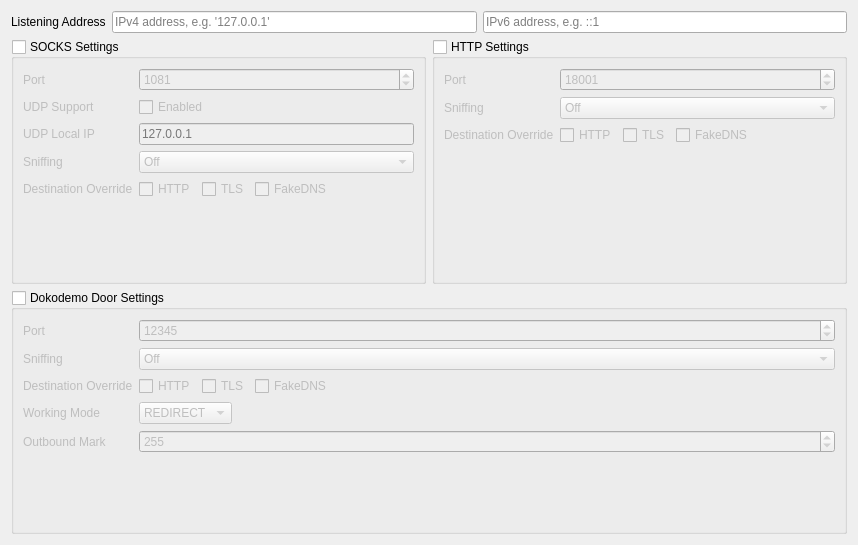
         <widget class="QWidget" name="scrollAreaWidgetContents_2">
          <property name="geometry">
           <rect>
            <x>0</x>
            <y>0</y>
            <width>858</width>
            <height>545</height>
           </rect>
          </property>
          <layout class="QGridLayout" name="gridLayout" rowstretch="0,1">
           <item row="0" column="1">
            <layout class="QHBoxLayout" name="horizontalLayout_8">
             <item>
              <widget class="QLineEdit" name="listenIPTxt">
               <property name="placeholderText">
                <string>IPv4 address, e.g. '127.0.0.1'</string>
               </property>
              </widget>
             </item>
             <item>
              <widget class="QLineEdit" name="listenIPv6Txt">
               <property name="placeholderText">
                <string>IPv6 address, e.g. ::1</string>
               </property>
              </widget>
             </item>
            </layout>
           </item>
           <item row="0" column="0">
            <widget class="QLabel" name="label_22">
             <property name="text">
              <string>Listening Address</string>
             </property>
             <property name="textFormat">
              <enum>Qt::PlainText</enum>
             </property>
            </widget>
           </item>
           <item row="1" column="0" colspan="2">
            <layout class="QGridLayout" name="gridLayout_11">
             <item row="0" column="0">
              <widget class="QGroupBox" name="socksGroupBox">
               <property name="title">
                <string>SOCKS Settings</string>
               </property>
               <property name="checkable">
                <bool>true</bool>
               </property>
               <property name="checked">
                <bool>false</bool>
               </property>
               <layout class="QFormLayout" name="formLayout_7">
                <item row="0" column="0">
                 <widget class="QLabel" name="label_4">
                  <property name="text">
                   <string>Port</string>
                  </property>
                  <property name="textFormat">
                   <enum>Qt::PlainText</enum>
                  </property>
                 </widget>
                </item>
                <item row="0" column="1">
                 <widget class="QSpinBox" name="socksPortLE">
                  <property name="minimum">
                   <number>1</number>
                  </property>
                  <property name="maximum">
                   <number>65535</number>
                  </property>
                  <property name="value">
                   <number>1081</number>
                  </property>
                 </widget>
                </item>
                <item row="1" column="0">
                 <widget class="QLabel" name="label_14">
                  <property name="text">
                   <string>UDP Support</string>
                  </property>
                  <property name="textFormat">
                   <enum>Qt::PlainText</enum>
                  </property>
                 </widget>
                </item>
                <item row="1" column="1">
                 <widget class="QCheckBox" name="socksUDPCB">
                  <property name="text">
                   <string>Enabled</string>
                  </property>
                 </widget>
                </item>
                <item row="2" column="0">
                 <widget class="QLabel" name="label_25">
                  <property name="text">
                   <string>UDP Local IP</string>
                  </property>
                  <property name="textFormat">
                   <enum>Qt::PlainText</enum>
                  </property>
                 </widget>
                </item>
                <item row="2" column="1">
                 <widget class="QLineEdit" name="socksUDPIP">
                  <property name="placeholderText">
                   <string notr="true">127.0.0.1</string>
                  </property>
                 </widget>
                </item>
                <item row="3" column="0">
                 <widget class="QLabel" name="label_87">
                  <property name="text">
                   <string>Sniffing</string>
                  </property>
                  <property name="textFormat">
                   <enum>Qt::PlainText</enum>
                  </property>
                 </widget>
                </item>
                <item row="3" column="1">
                 <layout class="QHBoxLayout" name="horizontalLayout_15">
                  <item>
                   <widget class="QComboBox" name="socksSniffingCB">
                    <item>
                     <property name="text">
                      <string>Off</string>
                     </property>
                    </item>
                    <item>
                     <property name="text">
                      <string>Metadata Only</string>
                     </property>
                    </item>
                    <item>
                     <property name="text">
                      <string>Full</string>
                     </property>
                    </item>
                   </widget>
                  </item>
                 </layout>
                </item>
                <item row="4" column="0">
                 <widget class="QLabel" name="label_91">
                  <property name="text">
                   <string>Destination Override</string>
                  </property>
                  <property name="textFormat">
                   <enum>Qt::PlainText</enum>
                  </property>
                 </widget>
                </item>
                <item row="4" column="1">
                 <layout class="QHBoxLayout" name="horizontalLayout_12">
                  <item>
                   <widget class="QCheckBox" name="socksOverrideHTTPCB">
                    <property name="text">
                     <string>HTTP</string>
                    </property>
                   </widget>
                  </item>
                  <item>
                   <widget class="QCheckBox" name="socksOverrideTLSCB">
                    <property name="text">
                     <string>TLS</string>
                    </property>
                   </widget>
                  </item>
                  <item>
                   <widget class="QCheckBox" name="socksOverrideFakeDNSCB">
                    <property name="text">
                     <string>FakeDNS</string>
                    </property>
                   </widget>
                  </item>
                  <item>
                   <spacer name="horizontalSpacer_6">
                    <property name="orientation">
                     <enum>Qt::Horizontal</enum>
                    </property>
                    <property name="sizeHint" stdset="0">
                     <size>
                      <width>40</width>
                      <height>20</height>
                     </size>
                    </property>
                   </spacer>
                  </item>
                 </layout>
                </item>
               </layout>
              </widget>
             </item>
             <item row="0" column="1">
              <widget class="QGroupBox" name="httpGroupBox">
               <property name="title">
                <string>HTTP Settings</string>
               </property>
               <property name="checkable">
                <bool>true</bool>
               </property>
               <property name="checked">
                <bool>false</bool>
               </property>
               <layout class="QFormLayout" name="formLayout_2">
                <item row="0" column="0">
                 <widget class="QLabel" name="label_3">
                  <property name="text">
                   <string>Port</string>
                  </property>
                  <property name="textFormat">
                   <enum>Qt::PlainText</enum>
                  </property>
                 </widget>
                </item>
                <item row="0" column="1">
                 <widget class="QSpinBox" name="httpPortLE">
                  <property name="minimum">
                   <number>1</number>
                  </property>
                  <property name="maximum">
                   <number>65535</number>
                  </property>
                  <property name="value">
                   <number>18001</number>
                  </property>
                 </widget>
                </item>
                <item row="1" column="0">
                 <widget class="QLabel" name="label_88">
                  <property name="text">
                   <string>Sniffing</string>
                  </property>
                  <property name="textFormat">
                   <enum>Qt::PlainText</enum>
                  </property>
                 </widget>
                </item>
                <item row="1" column="1">
                 <layout class="QHBoxLayout" name="horizontalLayout_16">
                  <item>
                   <widget class="QComboBox" name="httpSniffingCB">
                    <item>
                     <property name="text">
                      <string>Off</string>
                     </property>
                    </item>
                    <item>
                     <property name="text">
                      <string>Metadata Only</string>
                     </property>
                    </item>
                    <item>
                     <property name="text">
                      <string>Full</string>
                     </property>
                    </item>
                   </widget>
                  </item>
                 </layout>
                </item>
                <item row="2" column="0">
                 <widget class="QLabel" name="label_92">
                  <property name="text">
                   <string>Destination Override</string>
                  </property>
                  <property name="textFormat">
                   <enum>Qt::PlainText</enum>
                  </property>
                 </widget>
                </item>
                <item row="2" column="1">
                 <layout class="QHBoxLayout" name="horizontalLayout_13">
                  <item>
                   <widget class="QCheckBox" name="httpOverrideHTTPCB">
                    <property name="text">
                     <string>HTTP</string>
                    </property>
                   </widget>
                  </item>
                  <item>
                   <widget class="QCheckBox" name="httpOverrideTLSCB">
                    <property name="text">
                     <string>TLS</string>
                    </property>
                   </widget>
                  </item>
                  <item>
                   <widget class="QCheckBox" name="httpOverrideFakeDNSCB">
                    <property name="text">
                     <string>FakeDNS</string>
                    </property>
                   </widget>
                  </item>
                  <item>
                   <spacer name="horizontalSpacer_8">
                    <property name="orientation">
                     <enum>Qt::Horizontal</enum>
                    </property>
                    <property name="sizeHint" stdset="0">
                     <size>
                      <width>40</width>
                      <height>20</height>
                     </size>
                    </property>
                   </spacer>
                  </item>
                 </layout>
                </item>
               </layout>
              </widget>
             </item>
             <item row="1" column="0" colspan="2">
              <widget class="QGroupBox" name="tproxyGroupBox">
               <property name="title">
                <string>Dokodemo Door Settings</string>
               </property>
               <property name="checkable">
                <bool>true</bool>
               </property>
               <property name="checked">
                <bool>false</bool>
               </property>
               <layout class="QFormLayout" name="formLayout_11">
                <item row="0" column="0">
                 <widget class="QLabel" name="label_77">
                  <property name="text">
                   <string>Port</string>
                  </property>
                 </widget>
                </item>
                <item row="0" column="1">
                 <widget class="QSpinBox" name="tProxyPort">
                  <property name="minimum">
                   <number>1</number>
                  </property>
                  <property name="maximum">
                   <number>65535</number>
                  </property>
                  <property name="value">
                   <number>12345</number>
                  </property>
                 </widget>
                </item>
                <item row="1" column="0">
                 <widget class="QLabel" name="label_18">
                  <property name="text">
                   <string>Sniffing</string>
                  </property>
                 </widget>
                </item>
                <item row="1" column="1">
                 <layout class="QHBoxLayout" name="horizontalLayout_17">
                  <item>
                   <widget class="QComboBox" name="dokoSniffingCB">
                    <item>
                     <property name="text">
                      <string>Off</string>
                     </property>
                    </item>
                    <item>
                     <property name="text">
                      <string>Metadata Only</string>
                     </property>
                    </item>
                    <item>
                     <property name="text">
                      <string>Full</string>
                     </property>
                    </item>
                   </widget>
                  </item>
                 </layout>
                </item>
                <item row="2" column="0">
                 <widget class="QLabel" name="label_93">
                  <property name="text">
                   <string>Destination Override</string>
                  </property>
                  <property name="textFormat">
                   <enum>Qt::PlainText</enum>
                  </property>
                 </widget>
                </item>
                <item row="2" column="1">
                 <layout class="QHBoxLayout" name="horizontalLayout_14">
                  <item>
                   <widget class="QCheckBox" name="tproxyOverrideHTTPCB">
                    <property name="text">
                     <string>HTTP</string>
                    </property>
                   </widget>
                  </item>
                  <item>
                   <widget class="QCheckBox" name="tproxyOverrideTLSCB">
                    <property name="text">
                     <string>TLS</string>
                    </property>
                   </widget>
                  </item>
                  <item>
                   <widget class="QCheckBox" name="tproxyOverrideFakeDNSCB">
                    <property name="text">
                     <string>FakeDNS</string>
                    </property>
                   </widget>
                  </item>
                  <item>
                   <spacer name="horizontalSpacer_3">
                    <property name="orientation">
                     <enum>Qt::Horizontal</enum>
                    </property>
                    <property name="sizeHint" stdset="0">
                     <size>
                      <width>40</width>
                      <height>20</height>
                     </size>
                    </property>
                   </spacer>
                  </item>
                 </layout>
                </item>
                <item row="3" column="0">
                 <widget class="QLabel" name="label_78">
                  <property name="text">
                   <string>Working Mode</string>
                  </property>
                  <property name="textFormat">
                   <enum>Qt::PlainText</enum>
                  </property>
                 </widget>
                </item>
                <item row="3" column="1">
                 <widget class="QComboBox" name="tproxyModeCB">
                  <property name="sizePolicy">
                   <sizepolicy hsizetype="Fixed" vsizetype="Fixed">
                    <horstretch>0</horstretch>
                    <verstretch>0</verstretch>
                   </sizepolicy>
                  </property>
                  <item>
                   <property name="text">
                    <string notr="true">REDIRECT</string>
                   </property>
                  </item>
                  <item>
                   <property name="text">
                    <string notr="true">TPROXY</string>
                   </property>
                  </item>
                 </widget>
                </item>
                <item row="4" column="0">
                 <widget class="QLabel" name="label_79">
                  <property name="text">
                   <string>Outbound Mark</string>
                  </property>
                  <property name="textFormat">
                   <enum>Qt::PlainText</enum>
                  </property>
                 </widget>
                </item>
                <item row="4" column="1">
                 <widget class="QSpinBox" name="outboundMark">
                  <property name="minimum">
                   <number>0</number>
                  </property>
                  <property name="maximum">
                   <number>65535</number>
                  </property>
                  <property name="value">
                   <number>255</number>
                  </property>
                 </widget>
                </item>
               </layout>
              </widget>
             </item>
            </layout>
           </item>
          </layout>
         </widget>
